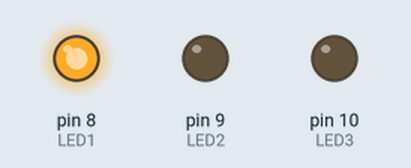
Bench run of a sketch on a simulated Arduino Uno, built with avr-gcc and run on an emulated ATmega328P. On the bench: output pins drawn as LEDs (lit = HIGH).

Above: at 0.02 s.
At 1.47 s:
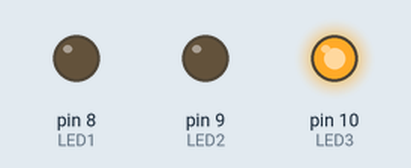
At 2.92 s:
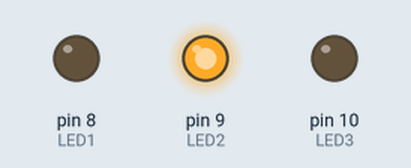
Timing chart, 0 to 3.2 s (numbered marks = the images above):
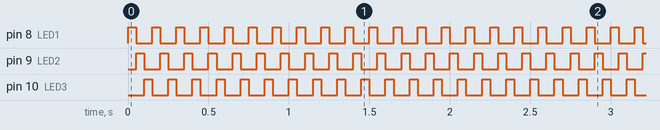

Measured:
- by itself, pin 8 (LED1), pin 9 (LED2), pin 10 (LED3): alternates HIGH for 0.05 s and LOW for 0.10 s

The sketch:

_1.1_LedBlink_X3.ino
```cpp
int LED1= 8;
int LED2= 9;
int LED3= 10;

void setup() {
  // inicializa variables LED como salidas digitales
  pinMode(LED1, OUTPUT);
  pinMode(LED2, OUTPUT);
  pinMode(LED3, OUTPUT);
}


void loop() {
  digitalWrite(LED1, HIGH);  // Prende el LED1
   digitalWrite(LED3, LOW);  // Prende el LED3
  digitalWrite(LED2, LOW);  // Prende el LED3


  delay(50);              // Espera: 1 segundo= 1000 miliseugundos

  digitalWrite(LED2, HIGH);  // Prende el LED1
  digitalWrite(LED1, LOW);  // Prende el LED3
  digitalWrite(LED3, LOW);  // Prende el LED3


  delay(50);

  digitalWrite(LED3, HIGH);  // Prende el LED1
  digitalWrite(LED1, LOW);  // Prende el LED3
  digitalWrite(LED2, LOW);  // Prende el LED3


  delay(50);

}
```
